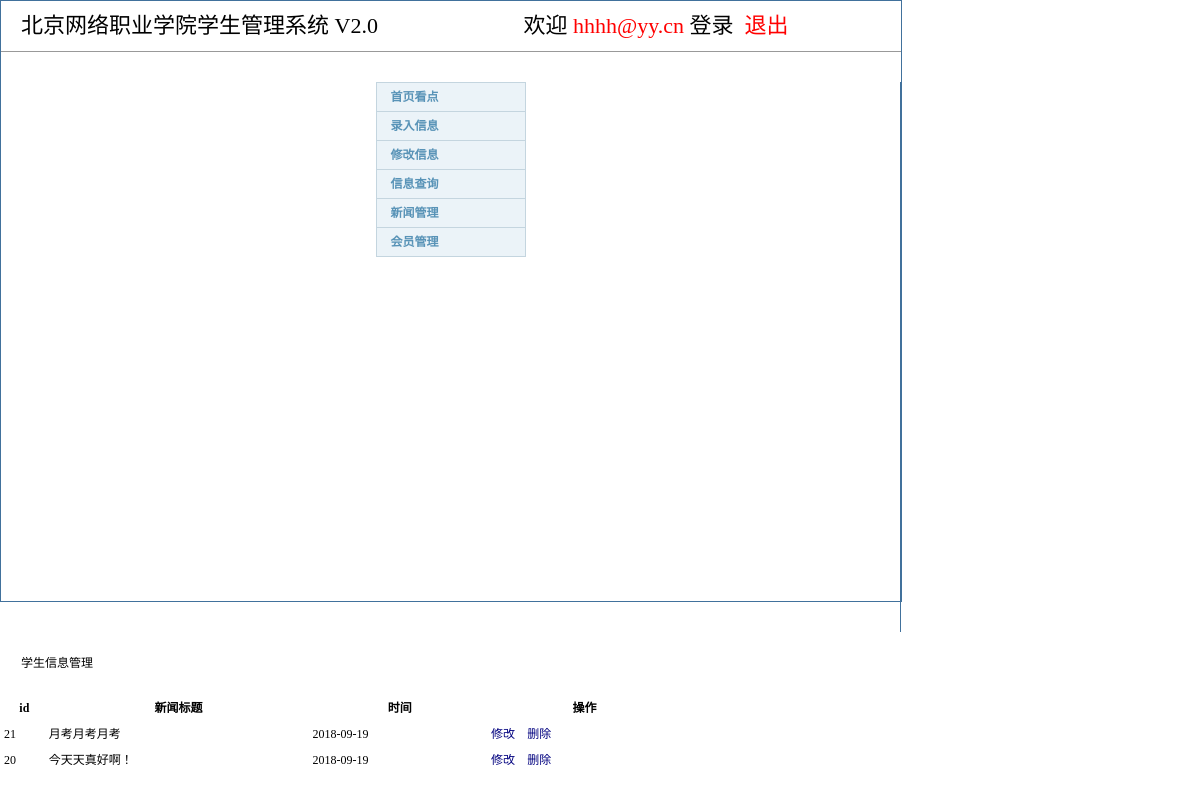
/news-list.php (signed in), run on the app's committed database.
### tables this page shows
CREATE TABLE `news` (
  `id` int(11) NOT NULL AUTO_INCREMENT,
  `标题` varchar(255) NOT NULL,
  `肩题` varchar(255) NOT NULL,
  `图片` varchar(200) NOT NULL,
  `内容` text NOT NULL,
  `发布时间` date NOT NULL,
  `创建时间` char(11) DEFAULT NULL,
  `userid` char(50) NOT NULL,
  `columnid` char(10) NOT NULL,
  PRIMARY KEY (`id`)
);

### news-list.php (the view, shortened to what this page needs)
<?php
include 'conn.php';
$sql = "select id,标题,肩题,图片,内容,发布时间,创建时间,userid,columnid from news";
$result = mysqli_query($conn,$sql);
?>
<?php include "head.php" ?>
		<div class="sui-layout" style="height: 550px">
		  <div class="sidebar" style="height:100%;border-right:1px solid #41719c;">
<?php include "leftmenu.php" ?>
		  </div>
		  <div class="content">
			<p class="sui-text-xxlarge my-padd label-success">学生信息管理</p>
			<table class="sui-table table-bordered" style="width: 680px">
				<thead>
				    <tr>
				      <th>id</th>
				      <th>新闻标题</th>
				      <th>时间</th>
				      <th>操作</th>
				    </tr>
				</thead>
				<tbody>
					<?php
						if(mysqli_num_rows($result)>0){
							while ($row = mysqli_fetch_assoc($result)) {
								echo "<tr>";
								echo "<td>{$row['id']}</td>";
								echo "<td>{$row['标题']}</td>";
								echo "<td>{$row['发布时间']}</td>";
								echo "<td><a class='sui-btn btn-samll btn-warning' href='news-update.php?sid={$row['id']}'>修改</a>
										&nbsp;&nbsp;
										<a class='sui-btn btn-samll btn-danger' href='news-del.php?sid={$row['id']}'>删除</a></td>";
								echo "</tr>";
							}
						}else{
							echo "<tr><td >暂无记录</td></tr>";
						}
					?>
				</tbody>
			</table>
		  </div>
		</div>
	</div>
</body>
</html>

### css/default.css (style rules this page uses)
body { margin:0;padding:0 0 12px 0;font-size:12px;line-height:22px;font-family:"\5b8b\4f53","Arial Narrow";background:#fff; }
form,ul,li,p,h1,h2,h3,h4,h5,h6 { margin:0;padding:0; }
a { color:#00007F;text-decoration:none; }
.my-padd { padding:20px; }

### head.php (style rules this page uses)
.content { -webkit-animation-name: fadeIn; -webkit-animation-duration: 2s; -webkit-animation-iteration-count: 1; -webkit-animation-delay: 0s; }

### data on the page
news: id "21", 标题 "月考月考月考", 发布时间 "2018-09-19"
news: id "20", 标题 "今天天真好啊！", 发布时间 "2018-09-19"

### other printed values
$_SESSION['usemail'] "hhhh@yy.cn"
